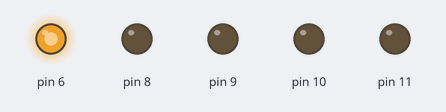
The sketch below on a simulated Arduino Uno, built with avr-gcc and run on an emulated ATmega328P. Parts: output pins drawn as LEDs (lit = HIGH).

Above: at 0.05 s.
At 4.85 s:
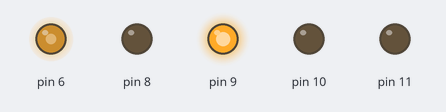
At 9.95 s:
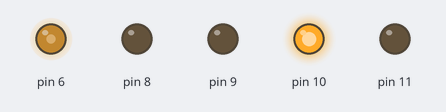
At 20.05 s:
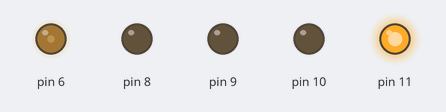
At 29.85 s:
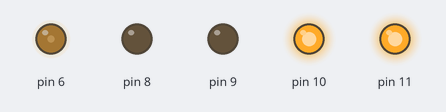
At 39.85 s:
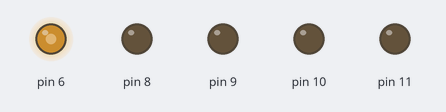
Timing chart, 0 to 40.0 s (numbered marks = the images above):
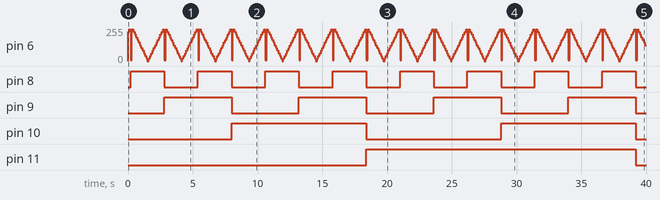

The sketch:

FINAL_PROJECT.ino
```cpp
#include<avr/io.h>
#include<avr/delay.h>
#include<avr/interrupt.h>

static int duty_cycle = 200; //Duty cycle starting point of 200
static int delta = 20; //Delta is the amount the duty cycle will change every intterupt
int binary_num = 0;//Binary num is a counter for the current number to be converted to binary

//Binary check takes the current binary number and sets the ports accordingly
//(I WANTED TO MAKE THIS BASED ON AN ARRAY WITH MATH LIKE PROJECT 3 BUT I COULDN'T FIGURE IT OUT FOR BARE METAL)
void binary_check(int bin)
{
  int number = bin;

  if(number == 0){
    PORTB = 0b00000000;
  }
  else if(number == 1){
    PORTB = 0b00000001;
  }
  else if(number == 2){
    PORTB = 0b00000010;
  }
  else if(number == 3){
    PORTB = 0b00000011;
  }
  else if(number == 4){
    PORTB = 0b00000100;
  }
  else if(number == 5){
    PORTB = 0b00000101;
  }
  else if(number == 6){
    PORTB = 0b00000110;
  }
  else if(number == 7){
    PORTB = 0b00000111;
  }
  else if(number == 8){
    PORTB = 0b00001000;
  }
  else if(number == 9){
    PORTB = 0b00001001;
  }
  else if(number == 10){
    PORTB = 0b00001010;
  }
  else if(number == 11){
    PORTB = 0b00001011;
  }
  else if(number == 12){
    PORTB = 0b00001100;
  }
  else if(number == 13){
    PORTB = 0b00001101;
  }
  else if(number == 14){
    PORTB = 0b00001110;
  }
  else if(number == 15){
    PORTB = 0b00001111;
  }
}

//ISR for the compare match A interrupt of Timer1.
ISR(TIMER1_COMPA_vect) // Interrupt Service Routine for overflow mode
{
  duty_cycle = duty_cycle + delta; //Every time we hit the interrupt add delta to the duty cycle

  //If duty cycle is higher than max of OCR0A (LED BLINK)
  if (duty_cycle >= 0xFF ){

    //Increase the binary counter if within range
    if(binary_num<15){
      binary_num = binary_num+1;
    }
    //Reset when it gets too high
    else{
      binary_num = 0;
    }
    delta = -delta; // reverse direction: increasing <--> decreasing duty cycle
  }
  //When duty cycle is zero
  if (duty_cycle == 0){
    delta = -delta; // reverse direction: increasing <--> decreasing duty cycle
  }

  //Once duty cycle ,delta , and binary_num are updated
  binary_check(binary_num);//Call binary_check to set the binary counter LEDs
  OCR0A = duty_cycle; //Set brightness of pulsing LED using PWM duty cycle
  _delay_ms(100);
}

//MAIN FUNCTION
int main(){
  cli(); //Clear interrupt data
  DDRD = (1<<6); //Set port D6 as output
  DDRB = 0b00001111; // Set pins 8-11 as output pins
  PORTB = 0b00000000; //set the pin logic to 0 // pull up register inactive

  OCR0A = 10; //Controls PWM
  TCCR0A = 0b10000011;
  TIMSK0 = 0b00000000; //No need for interrupt
  TCCR0B = 0b00000100;

  //Controls separate timer for interrupt
  OCR1A = 47999; //What point the comparison happens
  TCCR1A = 0x00; //No pin behavior
  TCCR1B = 0b00001001; //WGM bit compare to OCR1A to timer and set prescale
  TIMSK1 = 0b00000010; // only set up compa

  sei();
  while(true){
  }
}
```

Measured:
- by itself, pin 6: moves between 0/255 and 240/255, repeating every 2.6 s
- by itself, pin 8: alternates HIGH for 2.6 s and LOW for 2.6 s
- by itself, pin 9: alternates HIGH for 5.2 s and LOW for 5.2 s
- by itself, pin 10: alternates HIGH for 10.4 s and LOW for 10.4 s
- by itself, pin 11: LOW → HIGH at 18.4 s, → LOW 20.8 s later
